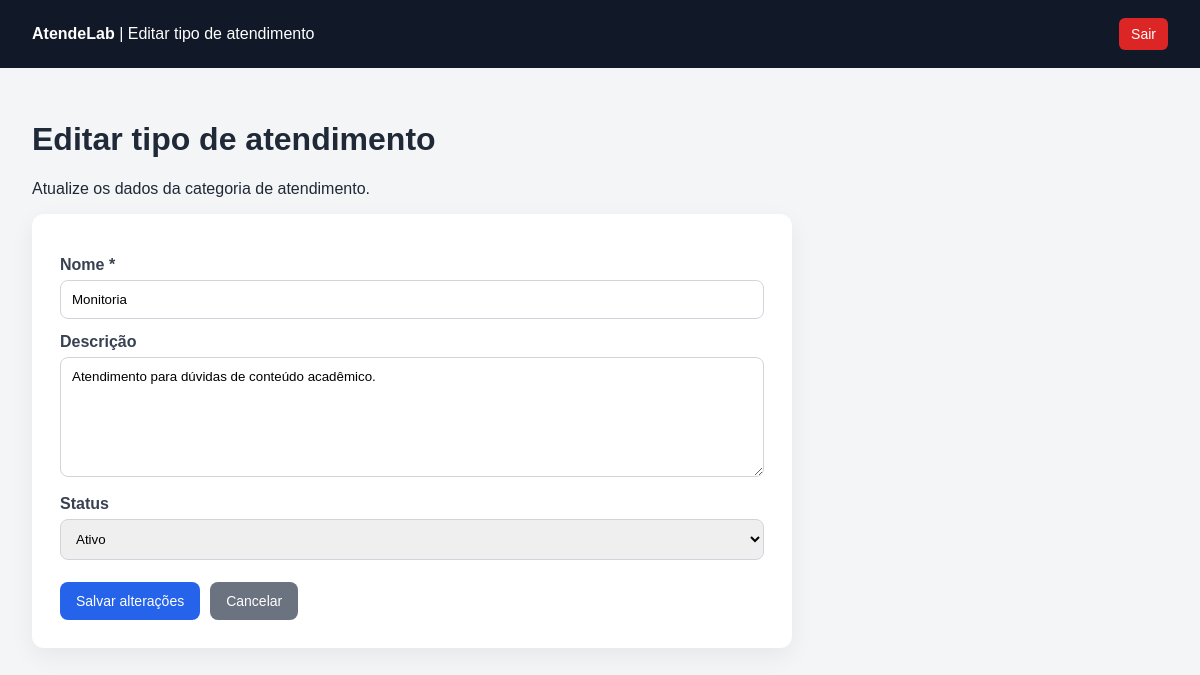
Screenshot of /tipos/editar.php?id=1 (signed in) with the database file from the repository.
### tables this page shows
CREATE TABLE `tipos_atendimentos` (
  `id` int(11) NOT NULL,
  `nome` varchar(100) NOT NULL,
  `descricao` text DEFAULT NULL,
  `status` enum('ativo','inativo') DEFAULT 'ativo',
  `criado_em` timestamp NOT NULL DEFAULT current_timestamp(),
  `atualizado_em` timestamp NOT NULL DEFAULT current_timestamp() ON UPDATE current_timestamp()
);

### tipos/editar.php (the view, shortened to what this page needs)
<?php
require_once __DIR__ . '/../config/database.php';
$id = $_GET['id'] ?? null;
$sql = "SELECT * FROM tipos_atendimentos WHERE id = :id LIMIT 1";
$stmt = $pdo->prepare($sql);
$stmt->bindParam(':id', $id);
$stmt->execute();
$tipo = $stmt->fetch(PDO::FETCH_ASSOC);
?>
<!DOCTYPE html>
<html lang="pt-br">
<head>
</head>
<body>
<header>
    <div>
        <strong>AtendeLab</strong>
        <span> | Editar tipo de atendimento</span>
    </div>
    <a href="../logout.php">Sair</a>
</header>
<main>
    <h1>Editar tipo de atendimento</h1>
    <p>Atualize os dados da categoria de atendimento.</p>
    <div class="card">
        <form method="POST" action="">
            <label for="nome">Nome *</label>
            <input type="text" id="nome" name="nome" value="<?php echo htmlspecialchars($tipo['nome']); ?>" required>
            <label for="descricao">Descrição</label>
            <textarea id="descricao" name="descricao"><?php echo htmlspecialchars($tipo['descricao']); ?></textarea>
            <label for="status">Status</label>
            <select id="status" name="status">
                <option value="ativo" <?php echo $tipo['status'] === 'ativo' ? 'selected' : ''; ?>>Ativo</option>
            </select>
            <div class="botoes">
                <button class="btn" type="submit">Salvar alterações</button>
                <a class="btn btn-secundario" href="index.php">Cancelar</a>
            </div>
        </form>
    </div>
</main>
</body>
</html>

### tipos/editar.php (style rules this page uses)
body { margin: 0; font-family: Arial, sans-serif; background: #f3f5f7; color: #1f2937; }
header { background: #111827; color: #ffffff; padding: 18px 32px; display: flex; justify-content: space-between; align-items: center; }
header a { color: #ffffff; text-decoration: none; background: #dc2626; padding: 8px 12px; border-radius: 6px; font-size: 14px; }
main { padding: 32px; max-width: 760px; }
.card { background: #ffffff; padding: 28px; border-radius: 12px; box-shadow: 0 8px 24px rgba(0, 0, 0, 0.06); }
label { display: block; margin-top: 14px; margin-bottom: 6px; font-weight: bold; color: #374151; }
input, textarea, select { width: 100%; padding: 11px; border: 1px solid #d1d5db; border-radius: 8px; box-sizing: border-box; font-family: Arial, sans-serif; }
textarea { min-height: 120px; resize: vertical; }
.botoes { margin-top: 22px; display: flex; gap: 10px; }
.btn { background: #2563eb; color: #ffffff; padding: 11px 16px; border-radius: 8px; text-decoration: none; border: none; cursor: pointer; font-size: 14px; }
.btn-secundario { background: #6b7280; }

### rows the page displays
tipos_atendimentos: nome "Monitoria", descricao "Atendimento para dúvidas de conteúdo acadêmico.", status "Ativo"
